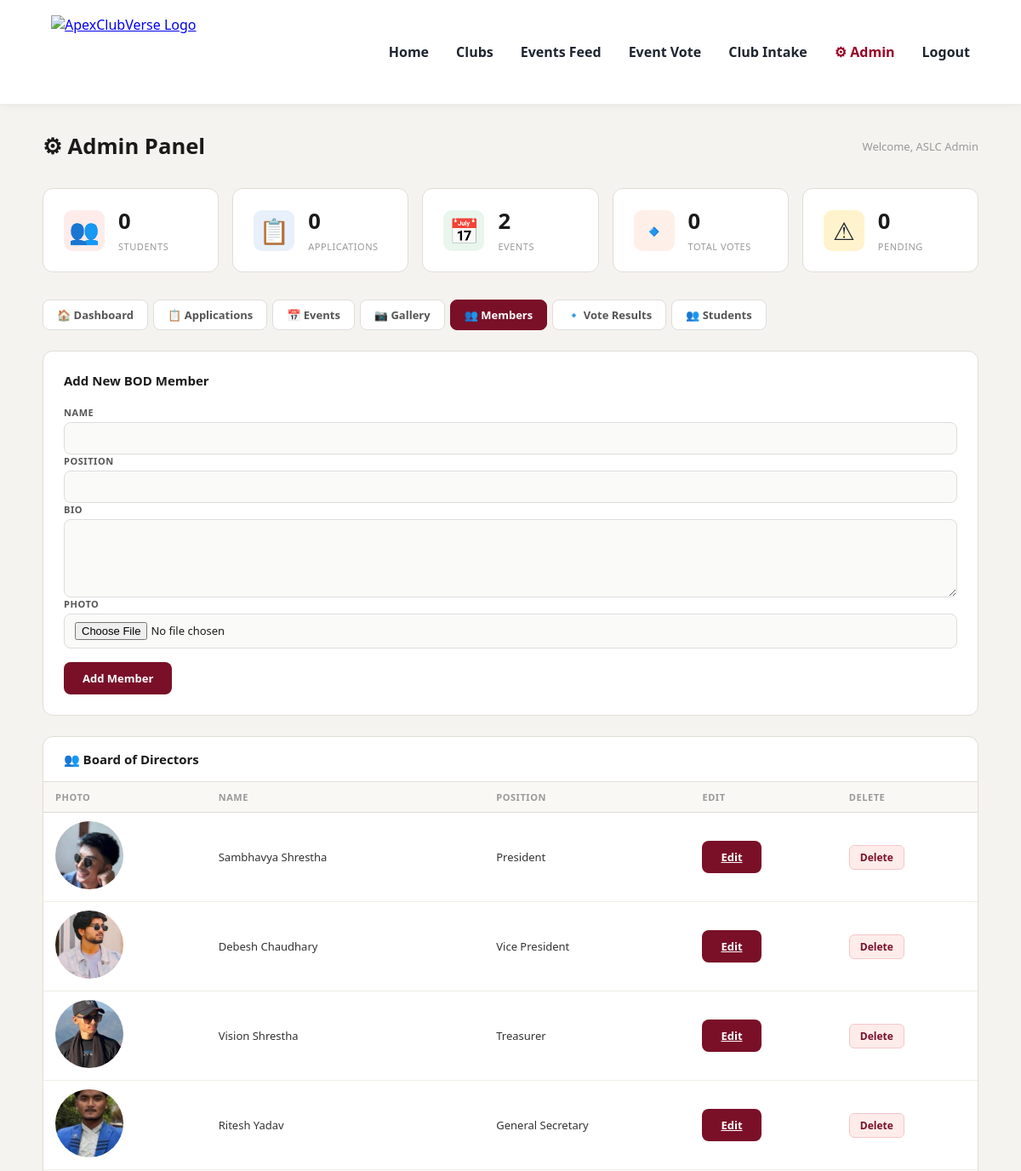
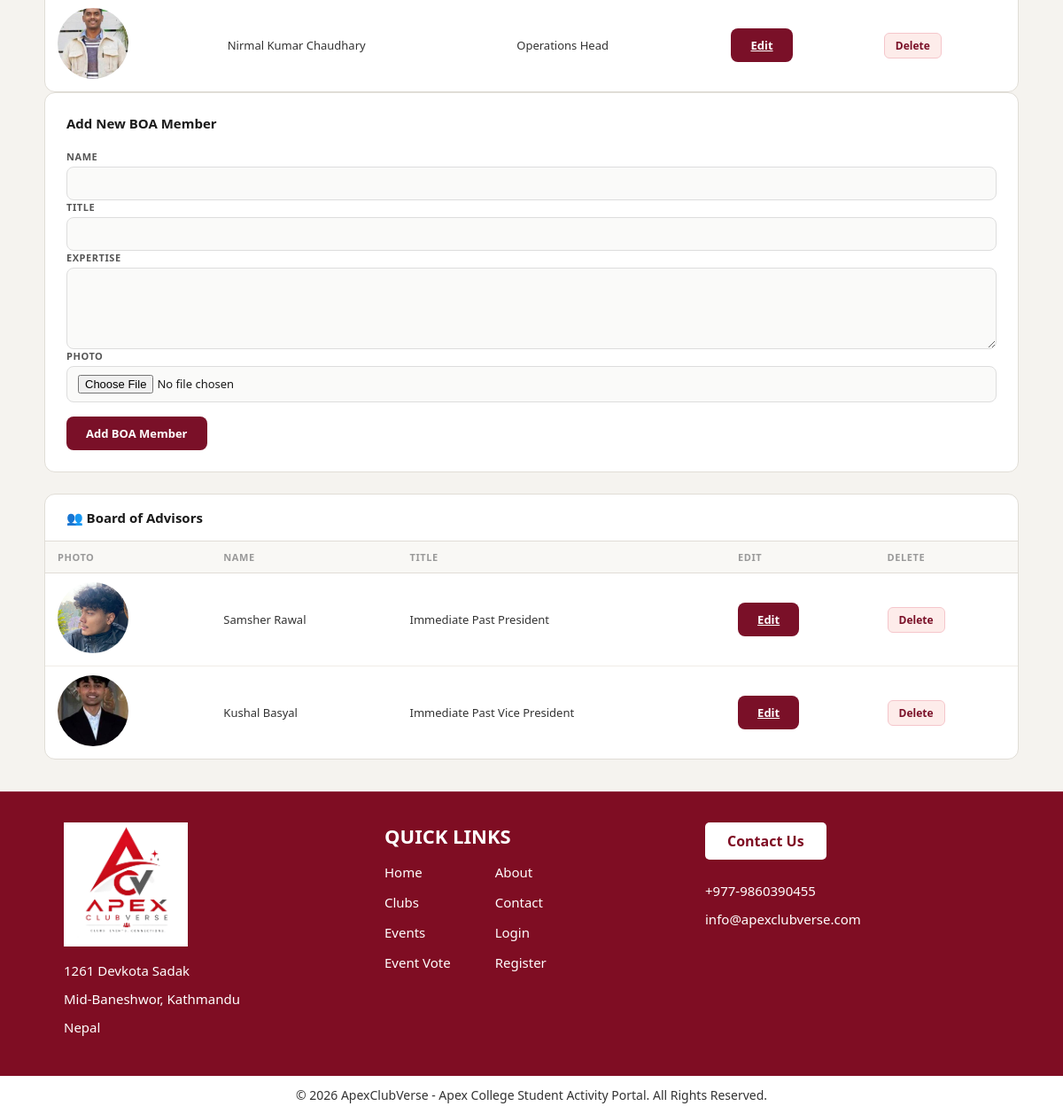
/admin.php?tab=members (signed in), run on the app's committed database (2 pictures, top to bottom).
### tables this page shows
CREATE TABLE `bod_members` (
  `id` int(11) NOT NULL AUTO_INCREMENT,
  `club_id` int(11) NOT NULL,
  `name` varchar(255) NOT NULL,
  `position` varchar(255) NOT NULL,
  `bio` text DEFAULT NULL,
  `photo` varchar(255) DEFAULT 'logo.png',
  PRIMARY KEY (`id`),
  KEY `club_id` (`club_id`),
  CONSTRAINT `bod_members_ibfk_1` FOREIGN KEY (`club_id`) REFERENCES `clubs` (`id`) ON DELETE CASCADE ON UPDATE CASCADE
);

CREATE TABLE `boa_members` (
  `id` int(11) NOT NULL AUTO_INCREMENT,
  `club_id` int(11) NOT NULL,
  `name` varchar(255) NOT NULL,
  `title` varchar(255) NOT NULL,
  `expertise` text DEFAULT NULL,
  `photo` varchar(255) DEFAULT 'logo.png',
  PRIMARY KEY (`id`),
  KEY `club_id` (`club_id`),
  CONSTRAINT `boa_members_ibfk_1` FOREIGN KEY (`club_id`) REFERENCES `clubs` (`id`) ON DELETE CASCADE ON UPDATE CASCADE
);

### includes/config.php (called while the page is built, shortened)
<?php
function url(string $path = ''): string
{
    $path = ltrim(str_replace('\\', '/', $path), '/');
    return (BASE_PATH === '' ? '' : BASE_PATH) . '/' . $path;
}
function root_path(string $path = ''): string
{
    $path = ltrim(str_replace('\\', '/', $path), '/');
    return ROOT_PATH . ($path === '' ? '' : DIRECTORY_SEPARATOR . str_replace('/', DIRECTORY_SEPARATOR, $path));
}
function member_photo_url(?string $photo): string
{
    $photo = basename(str_replace('\\', '/', trim($photo)));
    $rel = 'images/members/' . $photo;
    if (is_file(root_path($rel))) {
        return url($rel);
    }
    return url('images/logo.png');
}

### admin.php (the view, shortened to what this page needs)
<?php
require_once __DIR__ . '/includes/config.php';
require_once __DIR__ . '/includes/db.php';
include 'includes/header.php';
$tab = $_GET['tab'] ?? 'dashboard';
$applications_only = isset($_GET['applications_only']);
$club = mysqli_real_escape_string($conn, $_SESSION['club_name']);
$total_users    = mysqli_fetch_assoc(mysqli_query($conn, "SELECT COUNT(*) as c FROM users WHERE role = 'student'"))['c'];
$total_regs = mysqli_fetch_assoc(
mysqli_query($conn,
"SELECT COUNT(*) as c
FROM registrations
WHERE selected_club='$club'")
)['c'];
$total_events = mysqli_fetch_assoc(
    mysqli_query($conn,
    "SELECT COUNT(*) as c
     FROM events e
     JOIN clubs c ON e.club_id=c.id
     WHERE c.name='$club'")
)['c'];
$total_votes = mysqli_fetch_assoc(
    mysqli_query($conn,
    "SELECT SUM(po.votes) as c
     FROM poll_options po
     JOIN polls p ON po.poll_id=p.id
     JOIN clubs c ON p.club_id=c.id
     WHERE c.name='$club'")
)['c'] ?? 0;
$pending_regs = mysqli_fetch_assoc(
mysqli_query($conn,
"SELECT COUNT(*) as c
FROM registrations
WHERE application_status='Pending'
AND selected_club='$club'")
)['c'];
?>
<div class="admin-page">
    <div class="admin-inner">
        <?php if (!$applications_only): ?>
        <div class="admin-header">
            <h1>&#9881; Admin Panel</h1>
            <span>Welcome, <?php echo htmlspecialchars($_SESSION['user_name']); ?></span>
        </div>
        <?php endif; ?>
        <?php if (!$applications_only): ?>
        <div class="stats-row">
            <div class="stat-box">
                <div class="stat-icon" style="background:#fdecea;">&#128101;</div>
                <div>
                    <span class="stat-val"><?php echo $total_users; ?></span>
                    <span class="stat-label">Students</span>
                </div>
            </div>
            <div class="stat-box">
                <div class="stat-icon" style="background:#e8f0fb;">&#128203;</div>
                <div>
                    <span class="stat-val"><?php echo $total_regs; ?></span>
                    <span class="stat-label">Applications</span>
                </div>
            </div>
            <div class="stat-box">
                <div class="stat-icon" style="background:#e8f6ee;">&#128197;</div>
                <div>
                    <span class="stat-val"><?php echo $total_events; ?></span>
                    <span class="stat-label">Events</span>
                </div>
            </div>
            <div class="stat-box">
                <div class="stat-icon" style="background:#fef0e8;">&#128313;</div>
                <div>
                    <span class="stat-val"><?php echo $total_votes; ?></span>
                    <span class="stat-label">Total Votes</span>
                </div>
            </div>
            <div class="stat-box">
                <div class="stat-icon" style="background:#fff3cd;">&#9888;</div>
                <div>
                    <span class="stat-val"><?php echo $pending_regs; ?></span>
                    <span class="stat-label">Pending</span>
                </div>
            </div>
        </div>
        <?php endif; ?>
        <?php if (!$applications_only): ?>
        <div class="tab-row">
            <a href="admin.php?tab=dashboard" class="tab-btn <?php echo $tab=='dashboard' ? 'active':''; ?>">&#127968; Dashboard</a>
            <a href="admin.php?tab=registrations" class="tab-btn <?php echo $tab=='registrations' ? 'active':''; ?>">&#128203; Applications</a>
            <a href="admin.php?tab=events" class="tab-btn <?php echo $tab=='events' ? 'active':''; ?>">&#128197; Events</a>
            <a href="admin.php?tab=gallery" class="tab-btn <?php echo $tab=='gallery' ? 'active':''; ?>">&#128247; Gallery</a>
            <a href="admin.php?tab=members" class="tab-btn <?php echo $tab=='members' ? 'active':''; ?>">👥 Members</a>
            <a href="admin.php?tab=votes" class="tab-btn <?php echo $tab=='votes' ? 'active':''; ?>">&#128313; Vote Results</a>
            <a href="admin.php?tab=users" class="tab-btn <?php echo $tab=='users' ? 'active':''; ?>">&#128101; Students</a>
        </div>
        <?php endif; ?>
        <?php if($tab == 'dashboard'): ?>
        <div class="table-box">
            <div class="table-box-header">
                <h2>&#128203; Recent Applications</h2>
                <span class="badge-count"><?php echo $pending_regs; ?> pending</span>
            </div>
            <?php
            $recent = mysqli_query($conn,
            "SELECT *
            FROM registrations
            WHERE selected_club='$club'
            ORDER BY applied_at DESC
            LIMIT 5");
            if(mysqli_num_rows($recent) == 0): ?>
                <div class="empty-msg">No applications yet.</div>
            <?php else: ?>
            <table>
                <tr>
                    <th>Name</th><th>Email</th><th>Club</th><th>Status</th><th>Date</th>
                </tr>
                <?php while($r = mysqli_fetch_assoc($recent)): ?>
                <tr>
                    <td><?php echo htmlspecialchars($r['student_name']); ?></td>
                    <td><?php echo htmlspecialchars($r['student_email']); ?></td>
                    <td><?php echo htmlspecialchars($r['selected_club']); ?></td>
                    <td><span class="badge badge-<?php echo strtolower($r['application_status']); ?>"><?php echo $r['application_status']; ?></span></td>
                    <td><?php echo date('d M Y', strtotime($r['applied_at'])); ?></td>
                </tr>
                <?php endwhile; ?>
            </table>
            <?php endif; ?>
        </div>
        <?php elseif($tab == 'members'): ?>
        <div class="form-box">
            <h2>Add New BOD Member</h2>
            <form method="POST" enctype="multipart/form-data">
                <div class="form-group">
                    <label>Name</label>
                    <input type="text" name="name" required>
                </div>
                <div class="form-group">
                    <label>Position</label>
                    <input type="text" name="position" required>
                </div>
                <div class="form-group">
                    <label>Bio</label>
                    <textarea name="bio" rows="4"></textarea>
                </div>
                <div class="form-group">
                    <label>Photo</label>
                    <input type="file" name="photo" required>
                </div>
                <button type="submit" name="add_bod" class="btn-submit">
                    Add Member
                </button>
            </form>
        </div>
        <div class="table-box">
            <div class="table-box-header">
                <h2>👥 Board of Directors</h2>
            </div>
            <?php
            $clubRow = mysqli_fetch_assoc(
                mysqli_query($conn,
                "SELECT id FROM clubs WHERE name='$club'")
            );
            $club_id = $clubRow['id'];
            $bod = mysqli_query($conn, "SELECT * FROM bod_members WHERE club_id=$club_id ORDER BY id");
            ?>
            <table>
                <tr>
                    <th>Photo</th>
                    <th>Name</th>
                    <th>Position</th>
                    <th>Edit</th>
                    <th>Delete</th>
                </tr>
                <?php while($member = mysqli_fetch_assoc($bod)): ?>
                <tr>
                    <td>
                        <img src="<?php echo htmlspecialchars(member_photo_url($member['photo'])); ?>" style="width:80px;height:80px;object-fit:cover;border-radius:50%;" alt="">
                    </td>
                    <td><?php echo htmlspecialchars($member['name']); ?></td>
                    <td><?php echo htmlspecialchars($member['position']); ?></td>
                    <td>
                        <a href="admin.php?tab=members&edit_bod=<?php echo $member['id']; ?>" class="btn-submit">Edit</a>
                    </td>
                    <td>
                        <form method="POST">
                            <button class="btn-delete" name="delete_bod">Delete</button>
                        </form>
                    </td>
                </tr>
                <?php endwhile; ?>
            </table>
        </div>
        <div class="form-box">
            <h2>Add New BOA Member</h2>
            <form method="POST" enctype="multipart/form-data">
                <div class="form-group">
                    <label>Name</label>
                    <input type="text" name="boa_name" required>
                </div>
                <div class="form-group">
                    <label>Title</label>
                    <input type="text" name="boa_title" required>
                </div>
                <div class="form-group">
                    <label>Expertise</label>
                    <textarea name="boa_expertise" rows="4"></textarea>
                </div>
                <div class="form-group">
                    <label>Photo</label>
                    <input type="file" name="boa_photo" required>
                </div>
                <button type="submit" name="add_boa" class="btn-submit">
                    Add BOA Member
                </button>
            </form>
        </div>
        <div class="table-box">
            <div class="table-box-header">
                <h2>👥 Board of Advisors</h2>
            </div>
            <?php
            $boa = mysqli_query($conn, "SELECT * FROM boa_members WHERE club_id=$club_id ORDER BY id");
            ?>
            <table>
                <tr>
                    <th>Photo</th>
                    <th>Name</th>
                    <th>Title</th>
                    <th>Edit</th>
                    <th>Delete</th>
                </tr>
                <?php while($member=mysqli_fetch_assoc($boa)): ?>
                <tr>
                    <td>
                        <img src="<?php echo htmlspecialchars(member_photo_url($member['photo'])); ?>" style="width:80px;height:80px;object-fit:cover;border-radius:50%;" alt="">
                    </td>
                    <td><?php echo htmlspecialchars($member['name']); ?></td>
                    <td><?php echo htmlspecialchars($member['title']); ?></td>
                    <td>
                        <a href="admin.php?tab=members&edit_boa=<?php echo $member['id']; ?>" class="btn-submit">Edit</a>
                    </td>
                    <td>
                        <form method="POST">
                            <button type="submit" name="delete_boa" class="btn-delete">Delete</button>
                        </form>
                    </td>
                </tr>
                <?php endwhile; ?>
            </table>
        </div>
        <?php endif; ?>
    </div>
</div>
<?php include 'includes/footer.php'; ?>

### assets/css/style.css (style rules this page uses)
:root { --bg-color: #f5f3ef; --card-bg: #ffffff; --text-dark: #1e2530; --primary-crimson: #990026; --accent-orange: #ff4500; }
* { box-sizing: border-box; margin: 0; padding: 0; font-family: 'Georgia', 'Segoe UI', serif; }
html { height: auto; }
body { background-color: #f5f3ef; color: var(--text-dark); display: flex; flex-direction: column; min-height: 100vh; height: auto; overflow-x: clip; position: relative; }
img, video, iframe { max-width: 100%; height: auto; }
.content-wrapper > div { width: 100%; }

### admin.php (style rules this page uses)
*, *::before, *::after { box-sizing: border-box; }
.admin-page { flex: 1 0 auto; background: #f5f3ef; padding: 2rem; margin-bottom: 0; }
.admin-inner { max-width: 1100px; margin: 0 auto; }
.admin-header { display: flex; align-items: center; justify-content: space-between; margin-bottom: 2rem; }
.admin-header h1 { font-size: 1.6rem; font-weight: 700; color: #1a1a1a; }
.admin-header span { font-family: 'Segoe UI', sans-serif; font-size: 13px; color: #999; }
.stats-row { display: grid; grid-template-columns: repeat(auto-fit, minmax(180px, 1fr)); gap: 1rem; margin-bottom: 2rem; }
.stat-box { background: #fff; border: 0.5px solid #e0ddd6; border-radius: 12px; padding: 1.25rem 1.5rem; display: flex; align-items: center; gap: 1rem; }
.stat-icon { font-size: 1.8rem; width: 48px; height: 48px; border-radius: 10px; display: flex; align-items: center; justify-content: center; }
.stat-val { font-size: 1.6rem; font-weight: 700; color: #1a1a1a; display: block; }
.stat-label { font-size: 11px; color: #999; font-family: 'Segoe UI', sans-serif; text-transform: uppercase; letter-spacing: 0.05em; }
.tab-row { display: flex; gap: 6px; margin-bottom: 1.5rem; flex-wrap: wrap; }
.tab-btn { padding: 8px 16px; border-radius: 8px; border: 0.5px solid #ddd; background: #fff; font-family: 'Segoe UI', sans-serif; font-size: 13px; font-weight: 600; color: #555; text-decoration: none; transition: all 0.15s; }
.tab-btn.active { background: #7a1028; color: #fff; border-color: #7a1028; }
.table-box { background: #fff; border: 0.5px solid #e0ddd6; border-radius: 12px; overflow-x: auto; -webkit-overflow-scrolling: touch; }
.table-box-header { padding: 1rem 1.5rem; border-bottom: 0.5px solid #e0ddd6; display: flex; align-items: center; justify-content: space-between; flex-wrap: wrap; gap: 0.5rem; }
.table-box-header h2 { font-size: 15px; font-weight: 600; color: #1a1a1a; min-width: 0; flex: 1 1 200px; word-break: break-word; }
table { width: 100%; border-collapse: collapse; min-width: 640px; }
td form[method="POST"] { display: flex; flex-wrap: wrap; gap: 6px; align-items: center; }
th { background: #f9f8f5; padding: 10px 14px; font-family: 'Segoe UI', sans-serif; font-size: 11px; font-weight: 700; text-transform: uppercase; letter-spacing: 0.05em; color: #999; text-align: left; border-bottom: 0.5px solid #e0ddd6; }
td { padding: 10px 14px; font-family: 'Segoe UI', sans-serif; font-size: 13px; color: #333; border-bottom: 0.5px solid #f0ede7; }
tr:last-child td { border-bottom: none; }
.form-box { background: #fff; border: 0.5px solid #e0ddd6; border-radius: 12px; padding: 1.5rem; margin-bottom: 1.5rem; }
.form-box h2 { font-size: 15px; font-weight: 600; color: #1a1a1a; margin-bottom: 1.25rem; }
.form-group { display: flex; flex-direction: column; gap: 4px; }
.form-group label { font-family: 'Segoe UI', sans-serif; font-size: 11px; font-weight: 700; color: #555; text-transform: uppercase; letter-spacing: 0.05em; }
.form-group input, .form-group select, .form-group textarea { padding: 9px 12px; border: 0.5px solid #ddd; border-radius: 8px; font-size: 13px; font-family: 'Segoe UI', sans-serif; color: #1a1a1a; background: #fafaf9; }
.btn-submit { background: #7a1028; color: #fff; border: none; border-radius: 8px; padding: 10px 22px; font-size: 13px; font-weight: 600; font-family: 'Segoe UI', sans-serif; cursor: pointer; margin-top: 1rem; transition: background 0.15s; }
.btn-delete { background: #fdecea; color: #7a1028; border: 0.5px solid #f5c6cb; border-radius: 6px; padding: 5px 12px; font-size: 12px; font-weight: 600; font-family: 'Segoe UI', sans-serif; cursor: pointer; }

### data on the page
bod_members: photo (picture), name "Sambhavya Shrestha", position "President"
bod_members: photo (picture), name "Debesh Chaudhary", position "Vice President"
bod_members: photo (picture), name "Vision Shrestha", position "Treasurer"
bod_members: photo (picture), name "Ritesh Yadav", position "General Secretary"
bod_members: photo (picture), name "Nirmal Kumar Chaudhary", position "Operations Head"
boa_members: photo (picture), name "Samsher Rawal", title "Immediate Past President"
boa_members: photo (picture), name "Kushal Basyal", title "Immediate Past Vice President"

### other printed values
$_SESSION['user_name'] "ASLC Admin"
$total_users "0"
$total_regs "0"
$total_events "2"
$total_votes "0"
$pending_regs "0"
